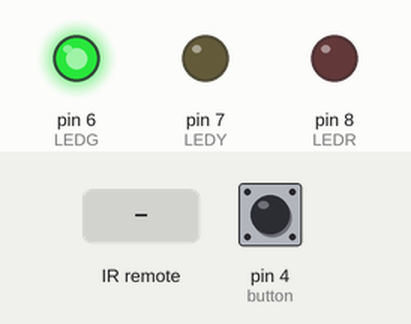
Recording of a program running on a simulated Arduino Uno, built with avr-gcc and run on an emulated ATmega328P. Parts: output pins drawn as LEDs (lit = HIGH). Wiring (inferred from the names in the program): IR receiver: data pin 3. The inputs (shaded band) are chosen by the test bench; at power-on: pin 4 (button) HIGH.

Above: at 1.2 s.
1.3 s: pin 4 (button) pulled LOW for 0.15 s
At 3.5 s:
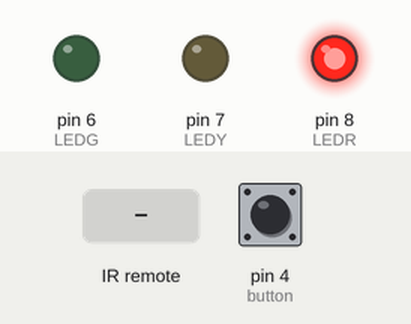
4.3 s: pin 4 (button) pulled LOW for 1 s
At 4.8 s:
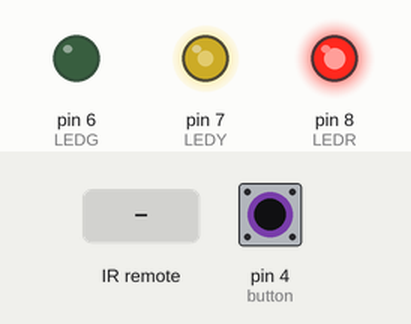
7.7 s: pin 4 (button) pulled LOW for 3.2 s
At 11.5 s:
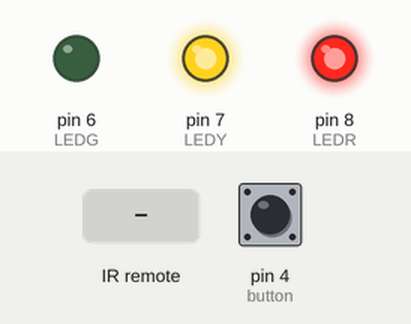
13.1 s: infrared code 0x0 received
At 13.7 s:
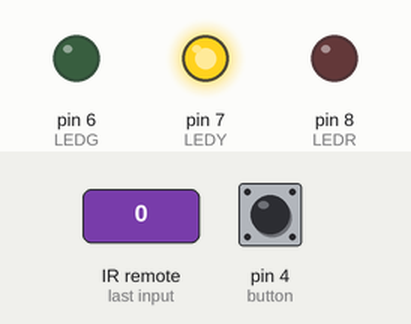
14.6 s: infrared code 0x1 received
At 17.4 s:
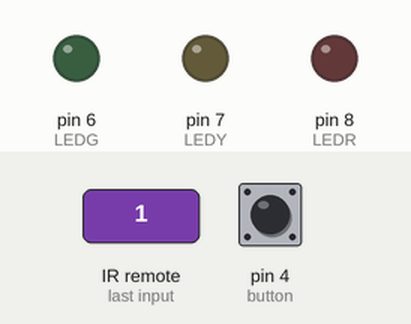
17.6 s: pin 4 (button) pulled LOW for 0.15 s
At 24.0 s:
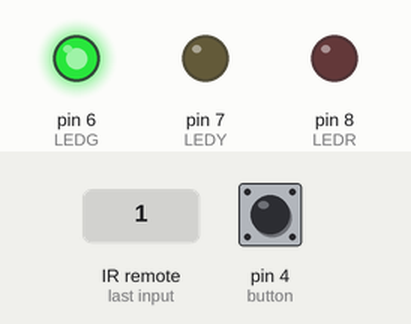
Timing chart, 0 to 40.1 s (numbered marks = the images above; inputs shaded):
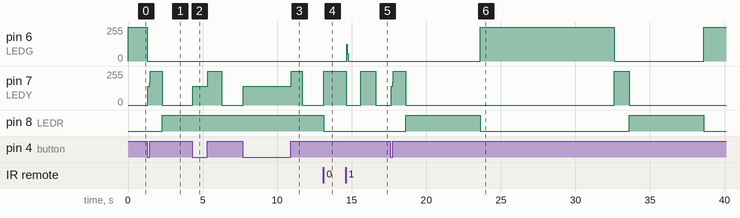

Measured:
- after the input at 1.3 s, pin 6 (LEDG): 255/255 → 0/255 at once; pin 7 (LEDY): 0/255 → 142/255 at once, → 255/255 0.12 s later, → 0/255 0.84 s later; pin 8 (LEDR): LOW → HIGH after 1.0 s
- after the input at 4.3 s, pin 6 (LEDG): stays 0/255 (without the input it goes to 255/255 after 3.0 s); pin 7 (LEDY): 0/255 → 142/255 at once, → 255/255 1.0 s later, → 0/255 0.96 s later; pin 8 (LEDR): stays HIGH (without the input it goes to LOW after 3.0 s)
- after the input at 7.7 s, pin 6 (LEDG): stays 0/255 (without the input it goes to 255/255 after 3.6 s); pin 7 (LEDY): 0/255 → 142/255 at once, → 255/255 3.2 s later, → 0/255 0.76 s later; pin 8 (LEDR): stays HIGH (without the input it goes to LOW after 3.6 s)
- after the input at 13.1 s, pin 7 (LEDY): 0/255 → 255/255 at once; pin 8 (LEDR): HIGH → LOW at once
- after the input at 14.6 s, pin 6 (LEDG): 0/255 → 125/255 after 0.08 s, → 54/255 0.04 s later, → 0/255 0.04 s later; pin 7 (LEDY): 255/255 → 0/255 at once, → 255/255 1.0 s later, → 0/255 1.0 s later
- after the input at 17.6 s, pin 6 (LEDG): 0/255 → 255/255 after 6.0 s, → 0/255 9.0 s later, → 255/255 6.0 s later; pin 8 (LEDR): alternates HIGH for 5.0 s and LOW for 10.0 s, starting after 1.0 s

The program:

main.cpp
```cpp
#include <Arduino.h>
#include <stdlib.h>

#define LEDR 8
#define LEDY 7
#define LEDG 6
#define button 4
#define remoteControl 3

int state = 0;
bool maintCheck = true;
unsigned long previoustime = 0;
bool ledStatus = false;

void switchLights(uint8_t ledPin, unsigned long time, int seq);
void maintenance();

void setup() {
  pinMode(LEDR, OUTPUT);
  pinMode(LEDY, OUTPUT);
  pinMode(LEDG, OUTPUT);
  pinMode(button, INPUT);
  pinMode(remoteControl, INPUT);
}

void loop() {
  if (digitalRead(button) == LOW) {
    digitalWrite(LEDG, ledStatus);
    digitalWrite(LEDY, ledStatus);
    state = 1;
  }

  if (digitalRead(remoteControl) == LOW) {
    digitalWrite(LEDG, LOW);
    digitalWrite(LEDR, LOW);
    state = 3;
  }

  switch (state) {
  case 0:
    switchLights(LEDG, 9000, 1);
    break;
  case 1:
    switchLights(LEDY, 1000, 2);
    break;
  case 2:
    switchLights(LEDR, 5000, 0);
    break;
  case 3:
    maintenance();
  }
}

void switchLights(uint8_t ledPin, unsigned long time, int next) {
  unsigned long Timer = millis();
  digitalWrite(ledPin, !ledStatus);
  if (Timer - previoustime >= time) {
    previoustime = Timer;

    digitalWrite(ledPin, ledStatus);
    state = next;
  }
}

void maintenance() {
  unsigned long Timer = millis();
  if (Timer - previoustime >= 1000) {
    ledStatus = !ledStatus;
    digitalWrite(LEDY, ledStatus);
    previoustime = millis();
  }
  if (digitalRead(remoteControl) == LOW) {
    state = 0;
    return;
  }
}
```
